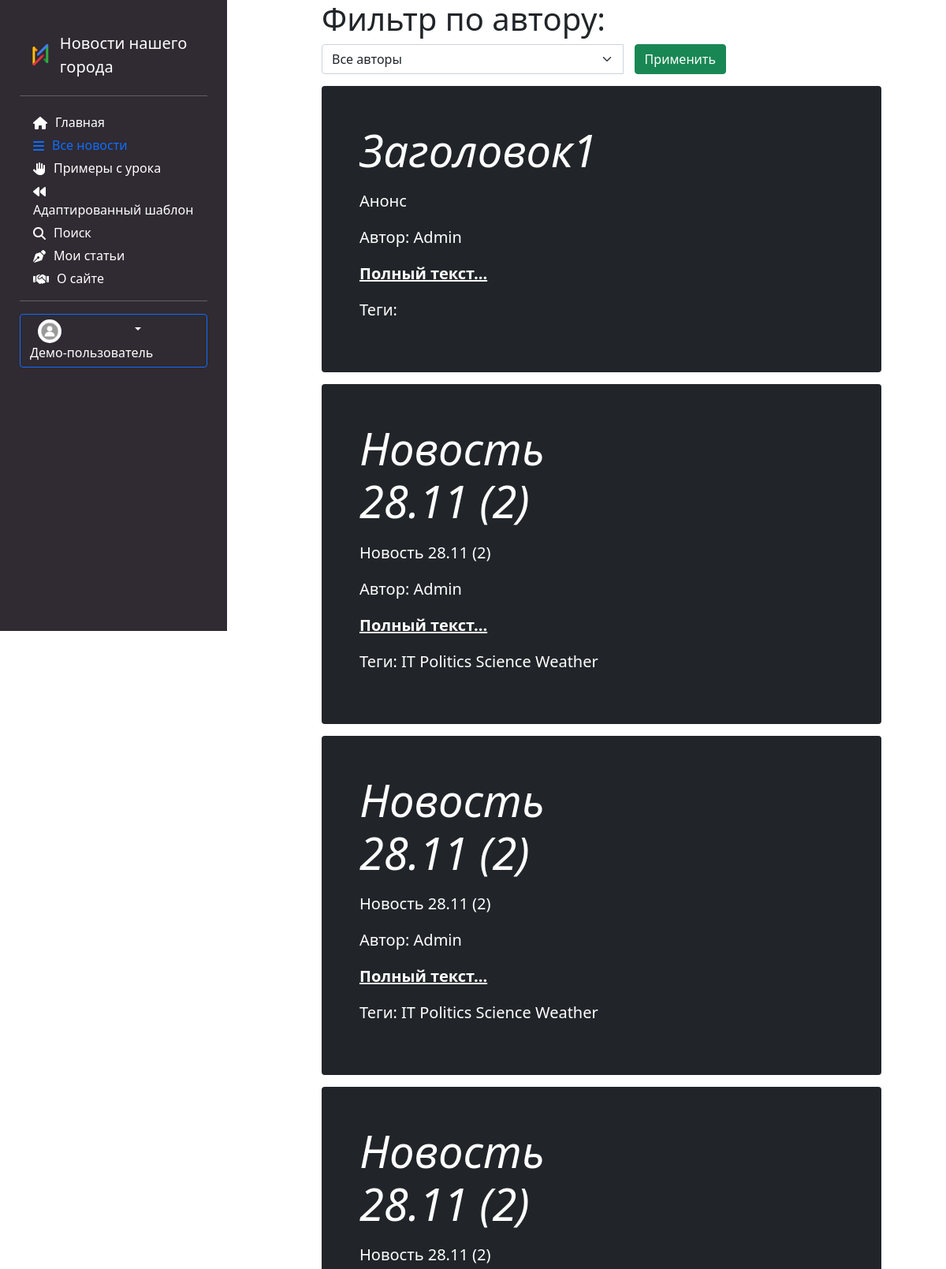
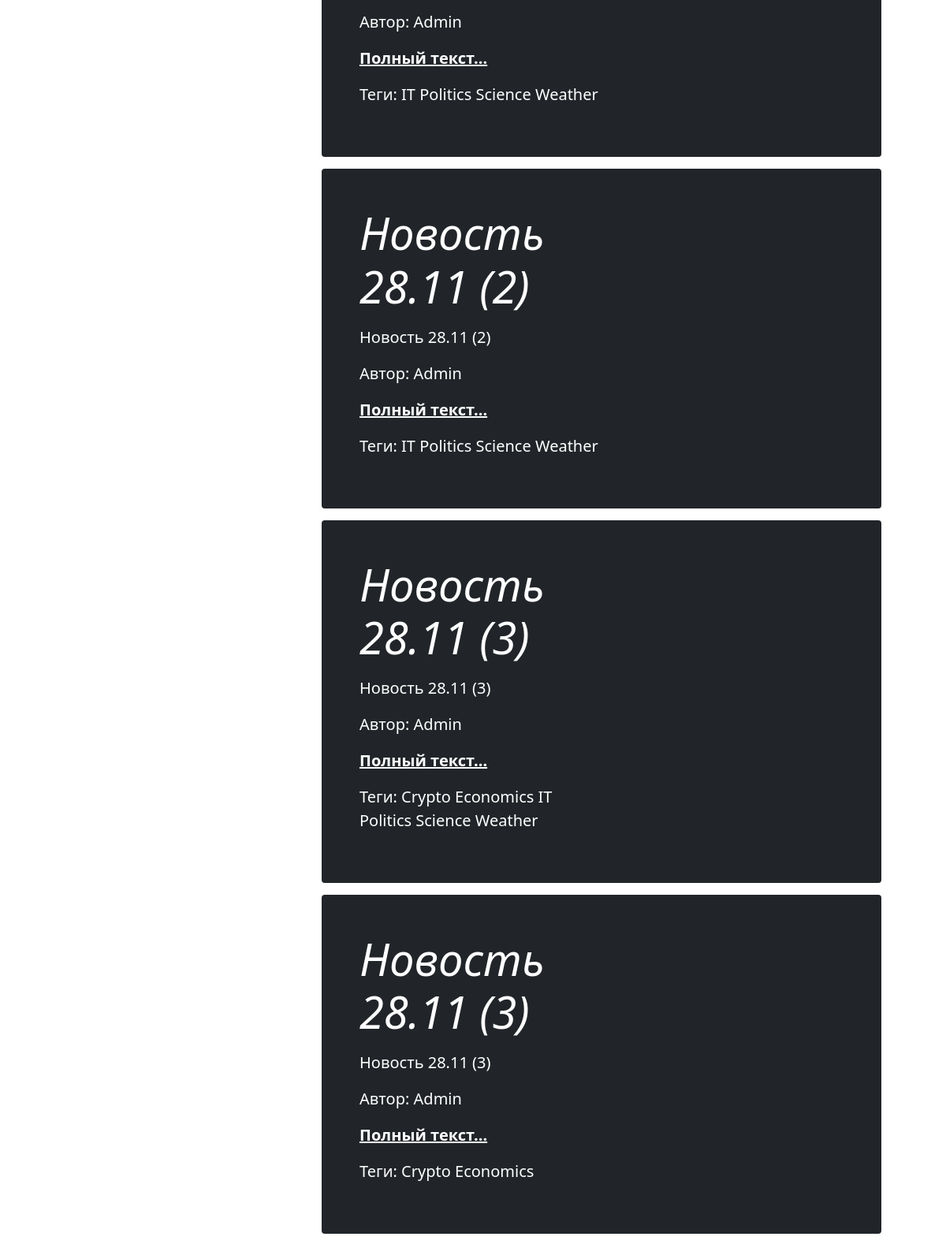
Page /news/show (upper part) on the committed database (2 pictures, top to bottom).
### news/models.py (models this page shows, shortened)
class Article(models.Model):
    categories = (('E','Economics'),
                  ('S','Science'),
                  ('IT','IT'))
    author = models.ForeignKey(User, on_delete=models.SET_NULL, null=True)
    title = models.CharField('Название',max_length=50,default='')
    anouncement = models.TextField('Аннотация',max_length=250)
    text = models.TextField('Текст новости')
    date = models.DateTimeField('Дата публикации',auto_now=True)
    category = models.CharField(choices=categories, max_length=20,verbose_name='Категории')
    tags = models.ManyToManyField(to=Tag, blank=True)
    objects = models.Manager()
    published = PublishedToday()
    class Meta:
        ordering = ['title','date']
        verbose_name= 'Новость'
        verbose_name_plural='Новости'

class Tag(models.Model):
    title = models.CharField(max_length=80)
    status = models.BooleanField(default=True)
    class Meta:
        ordering = ['title','status']
        verbose_name= 'Тэг'
        verbose_name_plural='Тэги'

### news/views.py (the view)
# urls.py: path('', views.index, name='demo'),
def index(request):
    articles = Article.published.all()
    context={'today_articles': articles}
    author_list = User.objects.all()
    selected = 0
    if request.method=="POST":
        print(request.POST)
        selected = int(request.POST.get('author_filter'))
        if selected == 0:
            articles = Article.objects.all()
        else:
            articles = Article.objects.filter(author=selected)
        print(connection.queries)
    else:
        articles = Article.objects.all()
    context = {'articles': articles, 'author_list':author_list,'selected':selected }
    return render(request,'news/news_list.html',context)

### news/models.py (called while the page is built)
    def get_queryset(self):
        return super(PublishedToday,self).get_queryset().filter(date__gte=datetime.date.today())

### news/templates/news/news_list.html (shortened to what this page needs)
{% extends 'main/base_template.html' %}
{% load static %}
{% load bootstrap5 %}
{% block content %}
        <div class="row">
                <div class="content_center">
                    <h1> Фильтр по автору: </h1>
                    <div class="form-group col-8">
                        <form method="post">
                            <div class="input-group">
                                 <select class="form-select" name="author_filter" style="width:40%">
                                      <option value="0">Все авторы</option>
                                 </select>
                                 <span class="input-group-btn">
                                     <input type="submit" class="btn btn-success" value="Применить" style="margin: 0 15px">
                                 </span>
                            </div>
                        </form>
                    </div>
                </div>
                {% for article in articles %}
                    <div class="single_news">
                        <div class="p-4 p-md-5 text-white rounded bg-dark" >
                                <div class="col-md-6 px-0">
                                  <h1 class="display-4 fst-italic"> {{ article.title }}</h1>
                                  <p class="lead my-3">{{ article.anouncement }}</p>
                                  <p class="lead my-3">Автор: {{ article.author }}</p>
                                  <p class="lead mb-0"><a href="/news/{{ article.pk }}/" class="text-white fw-bold">Полный текст...</a></p>
                                  <p class="lead my-3">Теги: {% for t in article.tags.all %} {{ t.title }} {% endfor %}</p>
                                </div>
                        </div>
                    </div>
                {% endfor %}
        </div>
{% endblock %}

### main/templates/main/base_template.html (shortened to what this page needs)
<!DOCTYPE html>
{% load static %}
{% load bootstrap5 %}
<html lang="ru">
<head>
    <link rel="stylesheet" href="{% static 'main/css/style.css' %}">
    {% bootstrap_css %}
</head>
<body>
            <div class="row">
                    <div class="col-4">
                            <div class="sticky-top">
                                {% include 'main/sidebar.html' %}
                            </div>
                    </div>
                    <div class="col-8">
                        {% block content %}{% endblock %}
                    </div>
            </div>
</body>
</html>

### main/templates/main/sidebar.html (shortened to what this page needs)
{% load bootstrap5 %}
{% load static %}
{% bootstrap_css %}
<link rel="stylesheet" href="{% static 'main/css/style.css' %}">
<link href="https://cdn.jsdelivr.net/npm/bootstrap@5.0.0/dist/css/bootstrap.min.css" rel="stylesheet" >
    <aside>
            <a href="/" class="d-flex align-items-center mb-3 mb-md-0 me-md-auto text-white text-decoration-none">
              <img  src="{% static 'main' %}/img/News_icon.png" width="40" height="50">
              <span class="fs-5 d-none d-lg-block responsive-title">Новости нашего города</span>
            </a>
            <hr>
            <ul class="nav nav-pills flex-column mb-auto">
              <li class="nav-item">
                  <a href="{% url 'home' %}" {% if request.path == '/' %} class="link-active" aria-current="page" {% endif %}>
                      <i class="fa fa-house menu-icon {% if request.path  == '/' %} link-active {% endif %}" ></i>
                      <div class="d-none d-lg-block">Главная</div>
                  </a>
              </li>
              <li class="nav-item">
                <a href="{% url 'news_index' %}" {% if request.resolver_match.view_name == 'news_index' %} class="link-active" aria-current="page" {% endif %}>
                    <i class="fa fa-bars menu-icon"></i> <div class="d-none d-lg-block">Все новости</div>
                </a>
              </li>
                <li class="nav-item">
                  <a href="/examples/" {% if request.path  == '/examples/' %} class="link-active" aria-current="page" {% endif %}>
                        <i class="fa fa-hand menu-icon"></i>  <div class="d-none d-lg-block"> Примеры с урока</div>
                    </a>
              </li>
            <li>
                <a href="/home/" {% if request.path  == '/home/' %} class="link-active" aria-current="page" {% endif %}>
                    <i class="fa fa-backward menu-icon""></i>  <div class="d-none d-lg-block">Адаптированный шаблон </div>
                </a>
              </li>
              <li>
                <a href="#" {% if request.path  == '/search/' %} class="link-active" aria-current="page" {% endif %}>
                    <i class="fa fa-magnifying-glass menu-icon"></i>   <div class="d-none d-lg-block"> Поиск</div>
                </a>
              </li>
              <li>
                <a href="#" {% if request.path  == '/myarticles/' %} class="link-active" aria-current="page" {% endif %}>
                    <i class="fa fa-pen-nib menu-icon"></i>  <div class="d-none d-lg-block"> Мои статьи</div>
                </a>
              </li>
              <li>
                <a href="#" {% if request.path  == '/about/' %} class="link-active" aria-current="page" {% endif %}>
                  <i class="fa fa-handshake menu-icon"></i>  <div class="d-none d-lg-block"> О сайте</div>
                </a>
              </li>
            </ul>
            <hr>
            <div class="dropdown" >
              <button class="btn btn-primary dropdown-toggle" type="button" id="dropdownMenuButton1" data-bs-toggle="dropdown" aria-expanded="false" style="background:#302a32;">
                <img src="{% static 'main' %}/img/default.jpg" alt="" width="25" height="25" class="rounded-circle me-2">
                  <div class="d-none d-lg-block">Демо-пользователь</div>
              </button>
            </div>
    </aside>

### main/static/main/css/style.css (style rules this page uses)
body { background-color:#FFFFFF; }
aside { float: left; background: #302a32; width: 25%; padding: 1%; height: 100vh; color: white; }
a { text-decoration:none; color:white; }
aside img { padding: 0px 10px; width: auto; height: 30px; float: left; border-radius:5%; }
aside { padding: 35px 25px; background: #302a32; width: 75%; }
aside a { color: #FFFFFF; outline: none; text-decoration: none; padding: 5px 1px; }
aside li { padding: 5px 17px 0; }
body .single_news { margin-top:15px; float: left; width: 90%; }
.content_center { margin-top:15px; float: left; width: 90%; }
.link-active { color: #0D6EFD; }
.d-lg-block { float: inline-start; white-space:nowrap; border-right: none; overflow-x:auto; }
.menu-icon { float: inline-start; padding: 5px 10px 0 0; border-right: 5px; }
@media (max-width: 1339.98px) { .responsive-title { white-space:normal; } }

### rows in the picture
Article: title "Заголовок1", anouncement "Анонс", author "Admin"
Article: title "Новость 28.11 (2)", anouncement "Новость 28.11 (2)", author "Admin"
Tag: title "IT"
Tag: title "Politics"
Tag: title "Science"
Tag: title "Weather"
Article: title "Новость 28.11 (2)", anouncement "Новость 28.11 (2)", author "Admin"
Article: title "Новость 28.11 (2)", anouncement "Новость 28.11 (2)", author "Admin"
Article: title "Новость 28.11 (2)", anouncement "Новость 28.11 (2)", author "Admin"
Article: title "Новость 28.11 (3)", anouncement "Новость 28.11 (3)", author "Admin"
Tag: title "Crypto"
Tag: title "Economics"
Article: title "Новость 28.11 (3)", anouncement "Новость 28.11 (3)", author "Admin"
